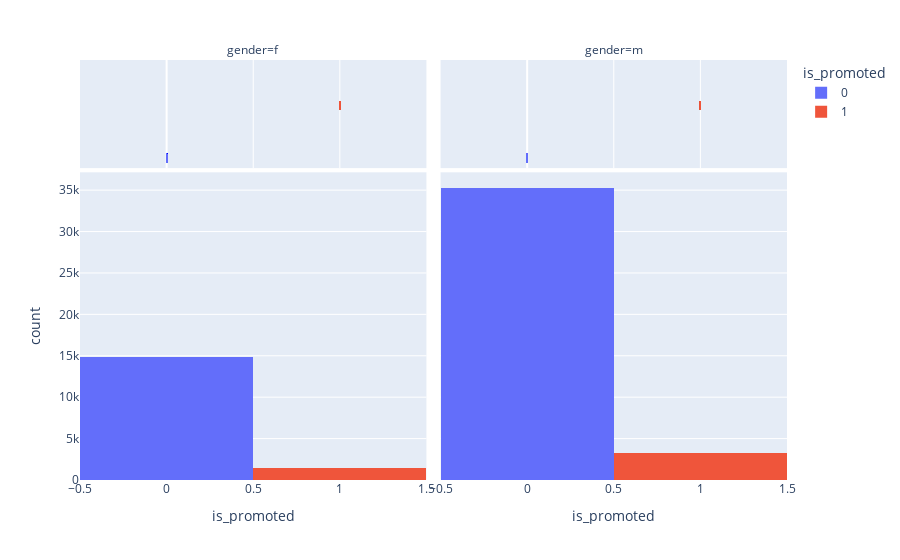

The cell this chart's notebook holds for it:
### Code cell
px.histogram(train,'is_promoted',facet_col='gender', color='is_promoted', marginal='rug')

### Figure 1 — Plotly figure (JSON) as saved in the notebook; plotly's stock layout.template omitted (floating-point values rounded to 4 significant figures; data arrays with more than 128 entries replaced by an {"elided": "..."} marker saying what was removed)
{"data": [{"bingroup": "x", "hovertemplate": "is_promoted=%{x}<br>gender=f<br>count=%{y}<extra></extra>", "legendgroup": "0", "marker": {"color": "#636efa", "pattern": {"shape": ""}}, "name": "0", "orientation": "v", "showlegend": true, "type": "histogram", "x": {"elided": "14845 int values"}, "xaxis": "x", "yaxis": "y"}, {"boxpoints": "all", "fillcolor": "rgba(255,255,255,0)", "hoveron": "points", "hovertemplate": "is_promoted=%{x}<br>gender=f<extra></extra>", "jitter": 0, "legendgroup": "0", "line": {"color": "rgba(255,255,255,0)"}, "marker": {"color": "#636efa", "symbol": "line-ns-open"}, "name": "0", "showlegend": false, "type": "box", "x": {"elided": "14845 int values"}, "xaxis": "x3", "yaxis": "y3"}, {"bingroup": "x", "hovertemplate": "is_promoted=%{x}<br>gender=m<br>count=%{y}<extra></extra>", "legendgroup": "0", "marker": {"color": "#636efa", "pattern": {"shape": ""}}, "name": "0", "orientation": "v", "showlegend": false, "type": "histogram", "x": {"elided": "35295 int values"}, "xaxis": "x2", "yaxis": "y2"}, {"boxpoints": "all", "fillcolor": "rgba(255,255,255,0)", "hoveron": "points", "hovertemplate": "is_promoted=%{x}<br>gender=m<extra></extra>", "jitter": 0, "legendgroup": "0", "line": {"color": "rgba(255,255,255,0)"}, "marker": {"color": "#636efa", "symbol": "line-ns-open"}, "name": "0", "showlegend": false, "type": "box", "x": {"elided": "35295 int values"}, "xaxis": "x4", "yaxis": "y4"}, {"bingroup": "x", "hovertemplate": "is_promoted=%{x}<br>gender=f<br>count=%{y}<extra></extra>", "legendgroup": "1", "marker": {"color": "#EF553B", "pattern": {"shape": ""}}, "name": "1", "orientation": "v", "showlegend": true, "type": "histogram", "x": {"elided": "1467 int values"}, "xaxis": "x", "yaxis": "y"}, {"boxpoints": "all", "fillcolor": "rgba(255,255,255,0)", "hoveron": "points", "hovertemplate": "is_promoted=%{x}<br>gender=f<extra></extra>", "jitter": 0, "legendgroup": "1", "line": {"color": "rgba(255,255,255,0)"}, "marker": {"color": "#EF553B", "symbol": "line-ns-open"}, "name": "1", "showlegend": false, "type": "box", "x": {"elided": "1467 int values"}, "xaxis": "x3", "yaxis": "y3"}, {"bingroup": "x", "hovertemplate": "is_promoted=%{x}<br>gender=m<br>count=%{y}<extra></extra>", "legendgroup": "1", "marker": {"color": "#EF553B", "pattern": {"shape": ""}}, "name": "1", "orientation": "v", "showlegend": false, "type": "histogram", "x": {"elided": "3201 int values"}, "xaxis": "x2", "yaxis": "y2"}, {"boxpoints": "all", "fillcolor": "rgba(255,255,255,0)", "hoveron": "points", "hovertemplate": "is_promoted=%{x}<br>gender=m<extra></extra>", "jitter": 0, "legendgroup": "1", "line": {"color": "rgba(255,255,255,0)"}, "marker": {"color": "#EF553B", "symbol": "line-ns-open"}, "name": "1", "showlegend": false, "type": "box", "x": {"elided": "3201 int values"}, "xaxis": "x4", "yaxis": "y4"}], "layout": {"annotations": [{"font": {}, "showarrow": false, "text": "gender=f", "x": 0.245, "xanchor": "center", "xref": "paper", "y": 1, "yanchor": "bottom", "yref": "paper"}, {"font": {}, "showarrow": false, "text": "gender=m", "x": 0.755, "xanchor": "center", "xref": "paper", "y": 1, "yanchor": "bottom", "yref": "paper"}], "barmode": "relative", "legend": {"title": {"text": "is_promoted"}, "tracegroupgap": 0}, "margin": {"t": 60}, "xaxis": {"anchor": "y", "categoryarray": [0, 1], "categoryorder": "array", "domain": [0, 0.49], "title": {"text": "is_promoted"}}, "xaxis2": {"anchor": "y2", "categoryarray": [0, 1], "categoryorder": "array", "domain": [0.51, 1], "matches": "x", "title": {"text": "is_promoted"}}, "xaxis3": {"anchor": "y3", "domain": [0, 0.49], "matches": "x", "showgrid": true, "showticklabels": false}, "xaxis4": {"anchor": "y4", "domain": [0.51, 1], "matches": "x", "showgrid": true, "showticklabels": false}, "yaxis": {"anchor": "x", "domain": [0, 0.7326], "title": {"text": "count"}}, "yaxis2": {"anchor": "x2", "domain": [0, 0.7326], "matches": "y", "showticklabels": false}, "yaxis3": {"anchor": "x3", "domain": [0.7426, 1], "matches": "y3", "showgrid": false, "showline": false, "showticklabels": false, "ticks": ""}, "yaxis4": {"anchor": "x4", "domain": [0.7426, 1], "matches": "y3", "showgrid": false, "showline": false, "showticklabels": false, "ticks": ""}}}
